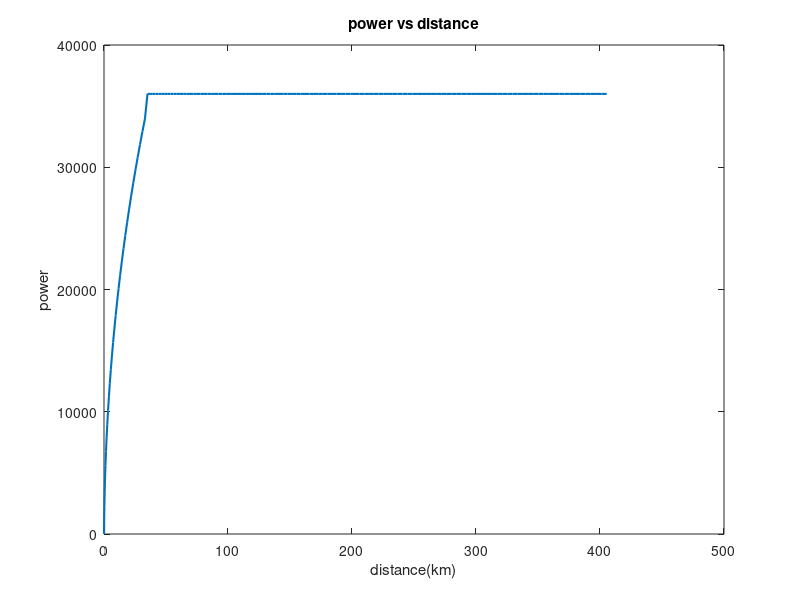
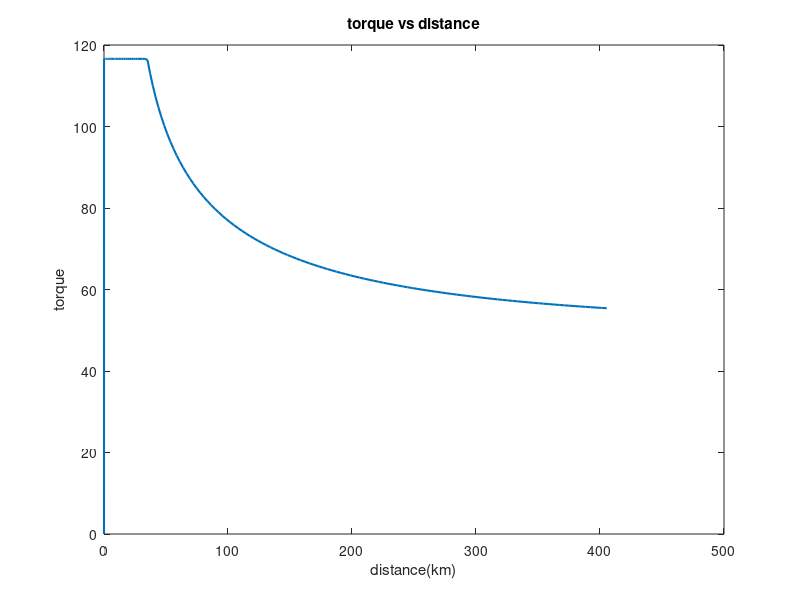
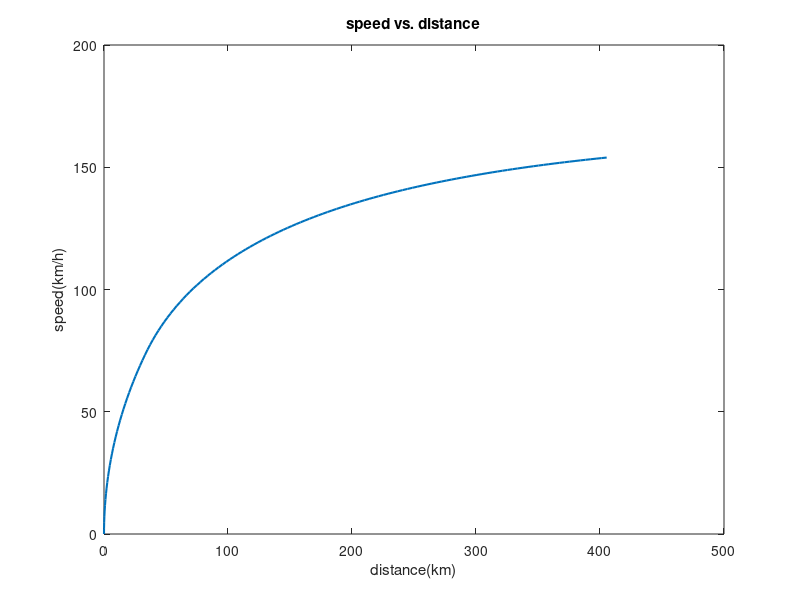
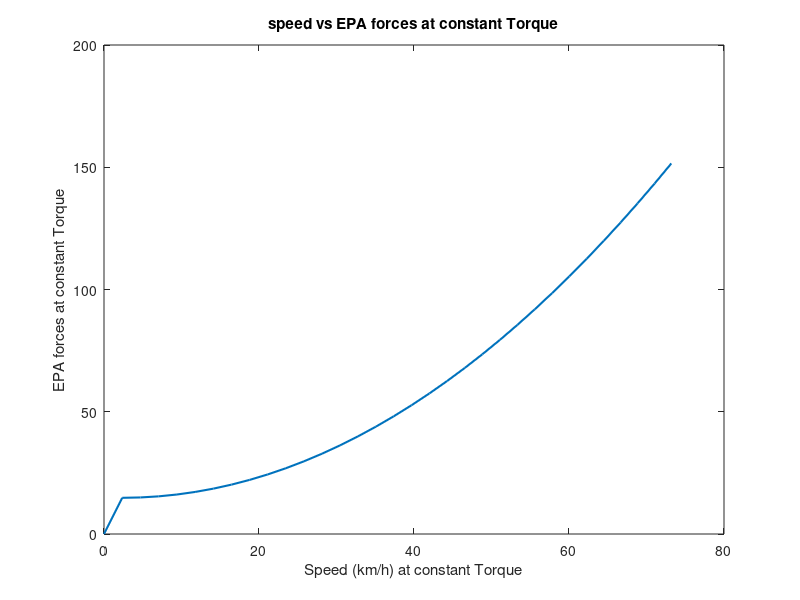

Reproduce these figures in MATLAB, in order.
%% ECE 597 - MATLAB Script - peak torque and power
%%
%  - - - - - - - - - - - - - - - - - - - - - - - - 
%  PURPOSE:   use MABLAB process and compare data
%  - - - - - - - - - - - - - - - - - - - - - - - -
%   | DATE |   | VER |   | AUTHOR |     | ACTION |
%  2020-11-20    1.0      Jun Qian       Finished
%  - - - - - - - - - - - - - - - - - - - - - - - -
clear all; close all; clc;
%% Vehicle Mechanical
chassisMass = 75;       % kg
battery_weight = 88.36; % Kg
electric_weight = 27.7; % kg
curbMass = chassisMass + battery_weight + electric_weight;
riderMass = 70;         % kg
meq = curbMass + riderMass;
Ngb = 3.285;            % gearbox final reduction ratio
ngb = 0.97;
rw = (17/2) * 0.0254;   % wheel redious (m)
% EPA parameters
A = 14.8;
B = 0;
C = 0.0271*12.96;             % rolling resistance
Af = 0.67;

%% Electric Machine Selection: HPVES AC 12 72 V
v_rated = 72;  % rated voltage
t_rated = 86/0.73756214836955;  % continuous rated torque
i_peak = 500;    % peak current
p_rated = i_peak * v_rated;
%% define basic parameters
wr = p_rated/t_rated;   % rated rotor angular speed
wmr = wr / Ngb;         % rated motor angular speed
vmr = wmr*rw;           % rated vehicle speed
vts = 150/3.6;          % setup the top speed(m/s)
t(1) = 0;
dt = 0.1;
vm(1) = 0;
i = 1;
distance(1) = 0;
distance2(1) = 0;
tq(1) = 0;
p(1) = 0;
p2(1) = 0;
p3 = 0;
EPA(1) = 0;
V2(1) = 0;
V3(1) = 0;
travel_distance = 1/4; % mile
travel_distance_meter = round(travel_distance * 1609.34) + 1;
% constant torque mode
while distance < travel_distance_meter
    if vm(i) < vmr
        vm(i+1) = vm(i)+dt*(Ngb*ngb*t_rated - rw*(A+B*vm(i)+C*vm(i)^2))/rw/meq;
        % since the vm unit is m/0.1s, so to calculate the distance, the unit should times 1/10.
        % calculate power
        FA = meq * (vm(i+1)-vm(i))/dt;
        FV = A + B*vm(i) + C*vm(i)^2;
        EPA(i+1) = FV;
        V2(i+1) = vm(i+1);
        FC = meq * 9.81 * sin(0);
        FM = FA + FV + FC;
        p(i+1) = FM * vm(i);
        tq(i+1) = t_rated;
    % constant power mode
    else
        vm(i+1) = vm(i) + dt*(ngb*p_rated/vm(i)*rw - rw*(A+B*vm(i)+C*vm(i)*vm(i)))/rw/meq;
        p(i+1) = p_rated;
        tq(i+1) = p(i+1)*rw/vm(i)/Ngb;
    end
    t(i+1) = t(i) + dt;
    distance = trapz(t(1:length(vm)), vm);
    distance2(i+1) = trapz(t(1:length(vm)), vm);
    p2(i+1) = trapz(t(1:length(p)), p);
    p3 = trapz(t(1:length(p)), p);
    i = i + 1;
end
EPA2 = zeros(length(vm));    
EPA2 = A + B.*vm + C.*vm.^2;
%% plot power vs distance
figure();
plot(distance2, p,'LineWidth', 1.5);
xlabel('distance(km)');
ylabel('power');
title('power vs distance');

%% plot torque vs distance
figure();
plot(distance2, tq,'LineWidth', 1.5);
xlabel('distance(km)');
ylabel('torque');
title('torque vs distance');
%% plot speed vs distance
figure();
plot(distance2, vm*3.6,'LineWidth', 1.5);
xlabel('distance(km)');
ylabel('speed(km/h)');
title('speed vs. distance');
%% plot Velocity VS EPA forces at constant torque mode
figure();
plot(V2*3.6, EPA, 'LineWidth', 1.5);
ylabel('EPA forces at constant Torque');
xlabel('Speed (km/h) at constant Torque');
title('speed vs EPA forces at constant Torque')
%% plot  Velocity VS EPA forces at constant power mode
figure();
plot(vm(length(EPA)+1:length(vm))*3.6, EPA2(length(EPA)+1:length(EPA2)), 'LineWidth', 1.5);
xlabel('Speed at constant Power (km/h)');
ylabel('EPA forces at constant pOWER');
title('speed vs EPA forces at constant Power');
%% find the shortest time travels 1/4 mile
time_max = length(t);
fprintf('The fast time to travel 1/4 mile is: %.1f s\n',time_max/10);

%% efficiency: 
i_datasheet = 550;
v_datasheet = 72;
p_datasheet = i_datasheet * v_datasheet;
i_test = 494.9;
v_test = 75.25;
p_test = i_test * v_test;
eff = p_test/p_datasheet;
fprintf('The calculated electric macine efficiency is: %.1f%% \n',eff*100);
fprintf('The total energy consumption is: %.1f \n',p3);
